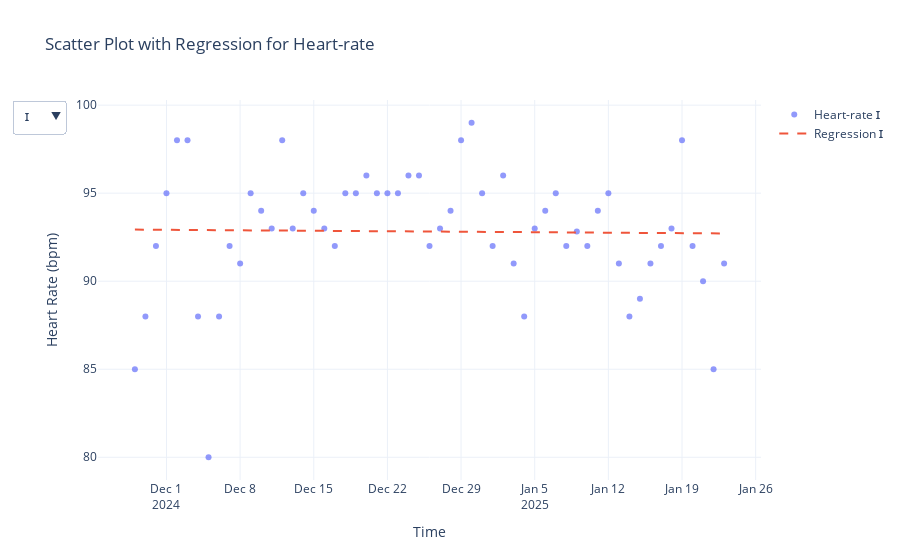

Write notebook code for a chart like this one.
### Markdown cell above
###  **Interactive Scatter polt and Linear regression for Heart rate**

### Code cell
plot_heart_rate_regression(df_filled)
